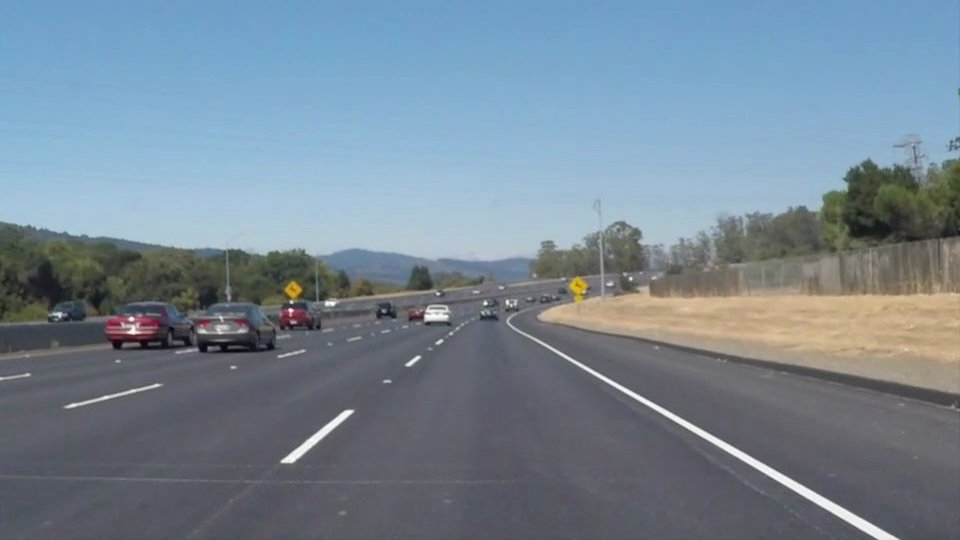
#> input picture test_images/solidWhiteCurve.jpg, 960 x 540 px, found by its file name; its folder holds 4 pictures in this run
$ python image_to_nparray.py
#> lines starting #> are read from the running program, lines starting #| are printed output that depends on the picture
from PIL import Image
import os, numpy as np
folder = 'test_images'

read = lambda imname: np.asarray(Image.open(imname).convert("RGB"))
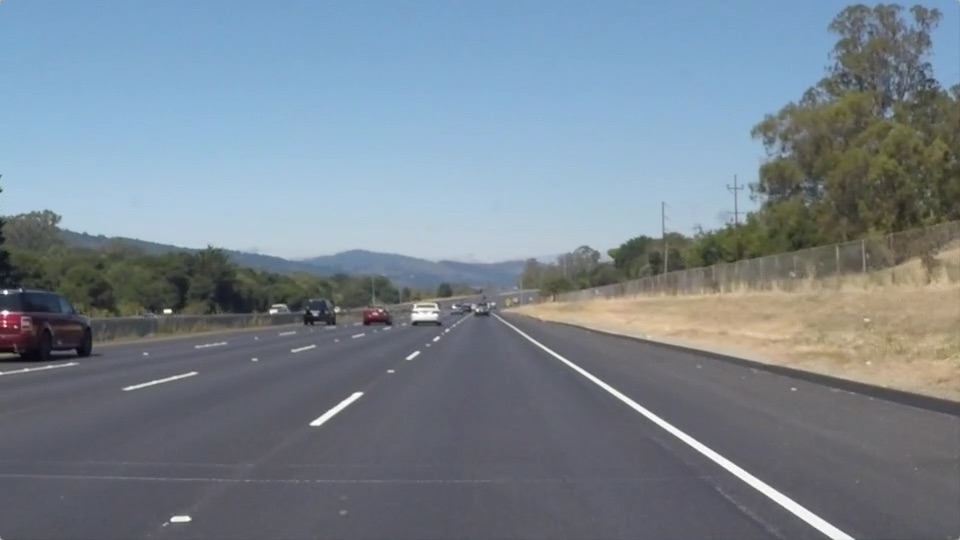
#> input picture test_images/solidWhiteRight.jpg, 960 x 540 px, found by its file name
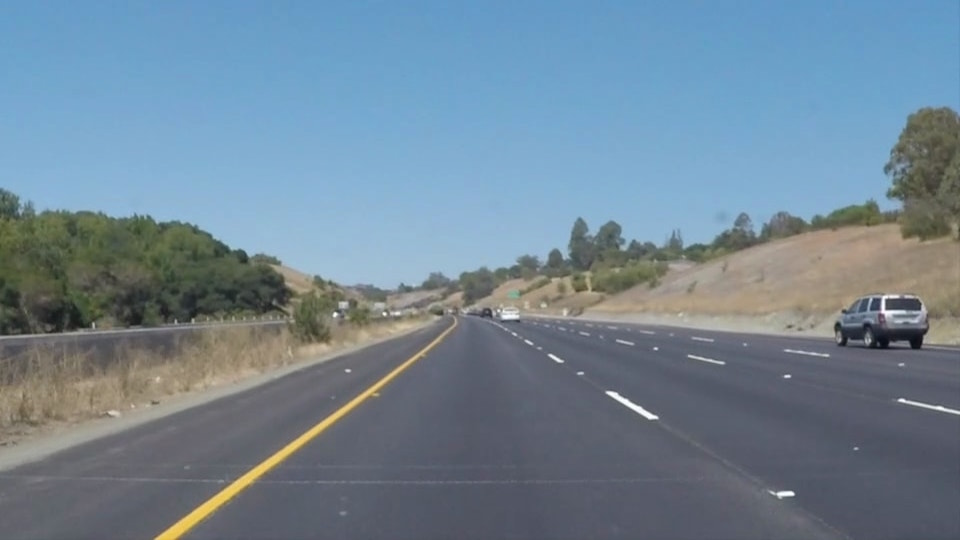
#> input picture test_images/solidYellowCurve.jpg, 960 x 540 px, found by its file name
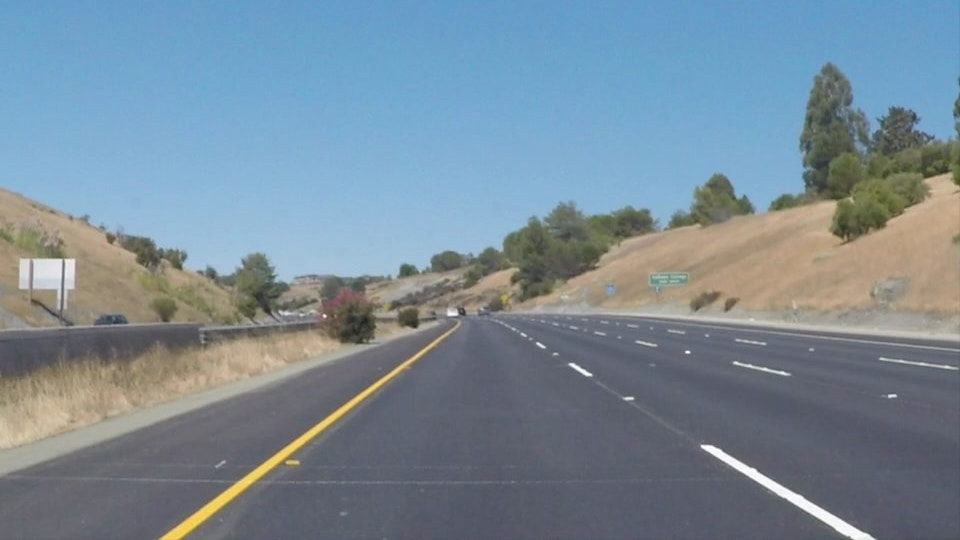
#> input picture test_images/solidYellowCurve2.jpg, 960 x 540 px, found by its file name

ims = [read(os.path.join(folder, filename)) for filename in os.listdir(folder)]
im_array = np.array(ims, dtype='uint8')
